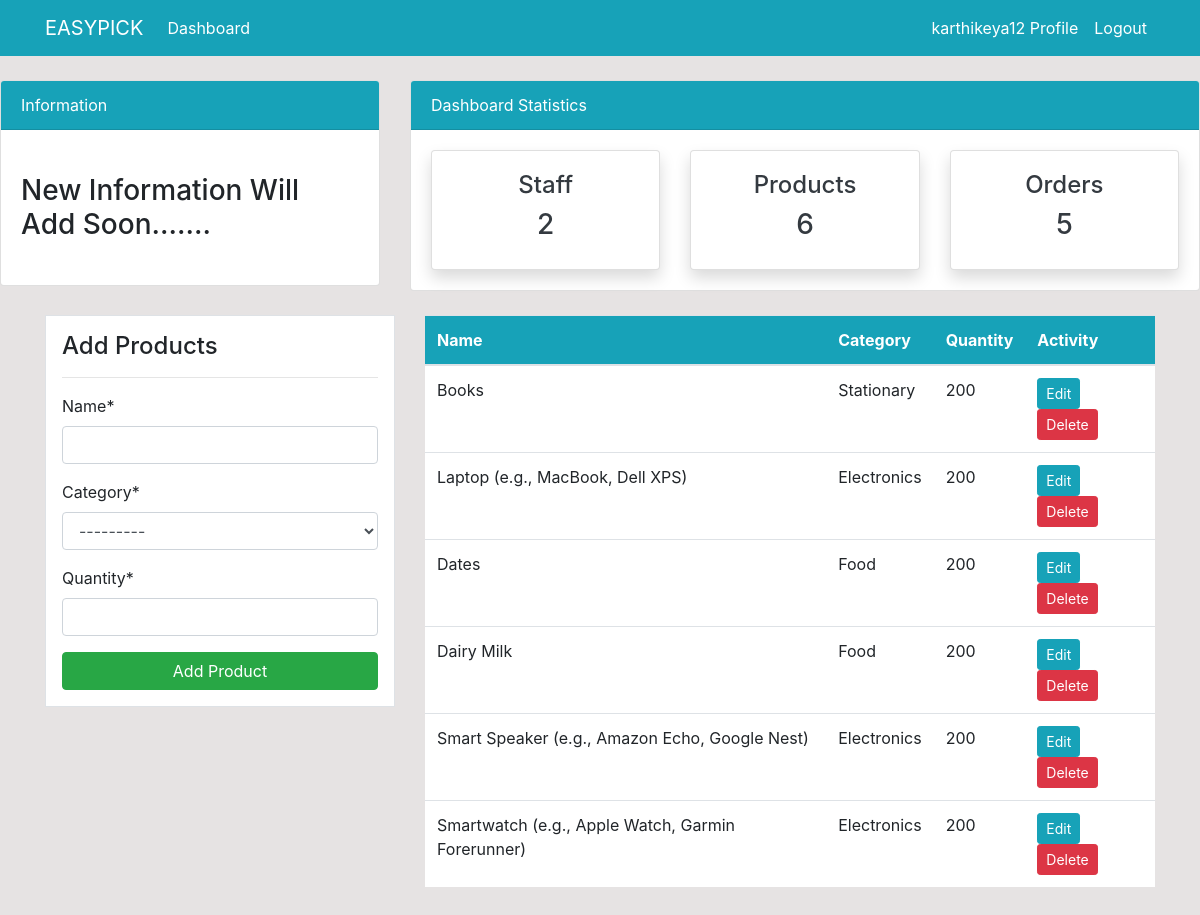
The app's page /product/ (signed in) with its own data.
### dashboard/models.py (models this page shows, shortened)
class Product(models.Model):
    name = models.CharField(max_length=100, null=True)
    quantity = models.PositiveIntegerField(null=True)
    category = models.CharField(max_length=20, choices=CATEGORY, null=True)
    class Meta:
        verbose_name_plural = 'Product'

### dashboard/views.py (the view)
# urls.py: path('product/',views.product, name='dashboard-product'),
@login_required
def product(request):
    items = Product.objects.all() # using ORM
    product_count = items.count()
    workers_count = User.objects.all().count()
    orders_count = Order.objects.all().count()
    if request.method == 'POST':
        form = ProductForm(request.POST)
        if form.is_valid():
            form.save()
            product_name = form.cleaned_data.get('name')
            messages.success(request, f'{product_name} has been added')
            return redirect('dashboard-product')
    else:
        form = ProductForm()
    context = {
        'items': items,
        'form': form,
        'workers_count': workers_count,
        'orders_count': orders_count,
        'product_count': product_count
    }
    return render(request, 'dashboard/product.html',context)

### dashboard/forms.py
class ProductForm(forms.ModelForm):
    class Meta:
        model = Product
        fields = ['name', 'category' ,'quantity']

### templates/dashboard/product.html (shortened to what this page needs)
{% extends 'partials/base.html' %}
{% load crispy_forms_tags %}
{% block content %}
{%  include 'partials/topside.html' %}
 <div class="container">
    <div class="row my-4">
        <div class="col-md-4">
            <div class="border bg-white p-3">
                <h4>Add Products</h4>
                <hr>
                <form method="POST">
                   {{ form|crispy }}
                    <input class="btn btn-success btn-block" type="submit" value="Add Product">
                </form>
            </div>
        </div>
        <div class="col-md-8">
            <table class="table bg-white">
                <thead class="bg-info">
                    <tr class="text-white">
                        <th scope="col">Name</th>
                        <th scope="col">Category</th>
                        <th scope="col">Quantity</th>
                        <th scope="col">Activity</th>
                    </tr>
                </thead>
                <tbody>
                    {% for item in items %}
                    <tr>
                        <td>{{ item.name}}</td>
                        <td>{{ item.category }}</td>
                        <td>{{ item.quantity }}</td>
                        <td>
                            <a class="btn btn-info btn-sm" href="{%url 'dashboard-product-update' item.id %}">Edit</a>
                            <a class="btn btn-danger btn-sm" href="{%url 'dashboard-product-delete' item.id %}">Delete</a>
                        </td>
                    </tr>
                    {% endfor %}
                </tbody>
            </table>
        </div>
    </div>
</div>
{% endblock %}

### templates/partials/nav.html (shortened to what this page needs)
<nav class = "navbar navbar-expand-lg navbar-info bg-info">
    {% if user.is_authenticated %}
    <div class="container">
        <a class="navbar-brand text-white" href="{% url 'dashboard-index' %}">EASYPICK</a>
        <div class = "collapse navbar-collapse" id="navbarSupportedcontent">
            <ul class="navbar-nav mr-auto">
                <li class = "nav-item active">
                    <a class ="nav-link text-white" href="{% url 'dashboard-index' %}">Dashboard<span class ="sr-only">(current)</span></a>
                </li>
            </ul>
            <ul class = "navbar-nav ml-auto">
                <li class ="nav-item active">
                    <a class="nav-link text-white" href="{% url 'user-profile' %}">{{user.username}} Profile<span class="sr-only">(current)</span></a>
                </li>
                <li class="nav-item">
                    <a class="nav-link text-white" href="{% url 'user-logout' %}">Logout</a>
                </li>
            </ul>
            {% endif %}
        </div>
    </div>
</nav>

### static/style.css (style rules this page uses)
body { background: rgb(230, 227, 227); }

### records on screen
Product: name "Books", category "Stationary", quantity "200"
Product: name "Laptop (e.g., MacBook, Dell XPS)", category "Electronics", quantity "200"
Product: name "Dates", category "Food", quantity "200"
Product: name "Dairy Milk", category "Food", quantity "200"
Product: name "Smart Speaker (e.g., Amazon Echo, Google Nest)", category "Electronics", quantity "200"
Product: name "Smartwatch (e.g., Apple Watch, Garmin Forerunner)", category "Electronics", quantity "200"

### other values on screen
{{ user.username }} "karthikeya12"
{{ workers_count }} "2"
{{ product_count }} "6"
{{ orders_count }} "5"
